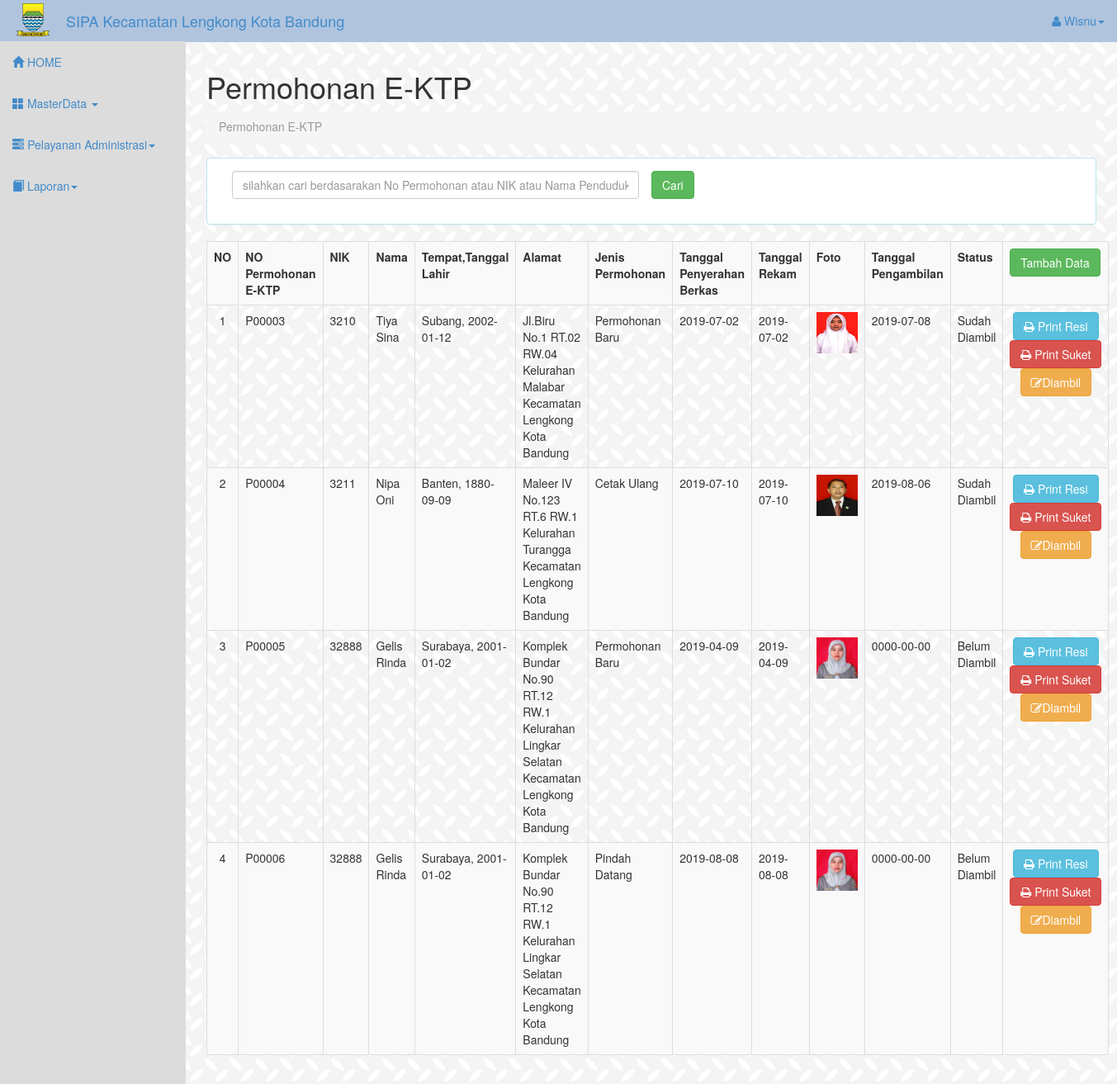
Page /tampil_ektp.php (signed in) on the committed database.
### tables this page shows
CREATE TABLE `tb_permohonanktp` (
  `no_permohonanKtp` varchar(10) NOT NULL,
  `nik` varchar(16) NOT NULL,
  `jenisPermohonan` varchar(30) NOT NULL,
  `tgl_penyerahanBerkas` date NOT NULL,
  `tglRekam` date NOT NULL,
  `tgl_pengambilan` date NOT NULL,
  `status` varchar(30) NOT NULL
);

CREATE TABLE `tb_penduduk` (
  `id_penduduk` int(11) NOT NULL,
  `nik` varchar(16) NOT NULL,
  `nama` varchar(50) NOT NULL,
  `tempatLahir` varchar(30) NOT NULL,
  `tanggalLahir` date NOT NULL,
  `jenisKelamin` varchar(15) NOT NULL,
  `alamat` varchar(50) NOT NULL,
  `rt` varchar(3) NOT NULL,
  `rw` varchar(3) NOT NULL,
  `kelurahan` varchar(30) NOT NULL,
  `agama` varchar(30) NOT NULL,
  `pendidikan` varchar(30) NOT NULL,
  `statusPerkawinan` varchar(30) NOT NULL,
  `pekerjaan` varchar(50) NOT NULL,
  `golDarah` varchar(2) NOT NULL,
  `nomorTlp` varchar(15) NOT NULL,
  `foto` varchar(200) NOT NULL
);

### tampil_ektp.php (the view, shortened to what this page needs)
<!DOCTYPE html>
<html lang="en">
  <head>
    <link href="assets/css/bootstrap.css" rel="stylesheet">
    <link href="assets/css/sb-admin.css" rel="stylesheet">
    <link rel="stylesheet" href="assets/font-awesome/css/font-awesome.min.css">
  </head>
<body>
 <div id="wrapper">
<?php
include"header.php";
?>
</div>
<div id="page-wrapper">
<div class="row" id="contentInput" >
          <div class="col-lg-12">
            <h1>Permohonan E-KTP</h1>
            <ol class="breadcrumb">
              <li class="active">Permohonan E-KTP</li>
            </ol>
          </div>
      </div>
       <div class="panel panel-info">
          <div class="panel-body">
          <form method="POST" action="" id="cariEKTP">
          <div class="form-group form-group-sm">
                <div class="form-group form-group-sm">
                    <div class="col-sm-6">
                    <input type="text" class="form-control" name="txtcari" id="txtcari" placeholder="silahkan cari berdasarakan No Permohonan atau NIK atau Nama Penduduk">
                </div>
                    <input type="submit" align="right" class="btn btn-success"  value="Cari" name="cari" id="cari">
                </div>
              </div>
</div>
 </div>
            <div class="table-responsive-sm">
              <table class="table table-bordered table-hover table-striped">
                <tr>
                  <th>NO</th>
                  <th>NO Permohonan E-KTP</th>
                  <th>NIK</th>
                  <th>Nama</th>
                  <th>Tempat,Tanggal Lahir</th>
                  <th>Alamat</th>
                  <th>Jenis Permohonan</th>
                  <th>Tanggal Penyerahan Berkas</th>
                  <th>Tanggal Rekam</th>
                  <th>Foto</th>
                  <th>Tanggal Pengambilan</th>
                  <th>Status</th>
                 <th><a href="ektp.php" type="button" align="right" class="btn btn-success">Tambah Data</a></th>
                </tr>
 <?php
     if(!ISSET($_POST['cari'])){
        $no= 1;
       $query="SELECT * FROM tb_permohonanKtp as p JOIN tb_penduduk as d ON p.nik=d.nik";
        $data=mysqli_query($koneksi,$query);
        if(mysqli_num_rows($data) > 0){
          while($row=mysqli_fetch_assoc($data)){
      ?>
                <tr>
                  <td align="center"><?php echo $no++; ?></td>
                  <td><?php echo $row['no_permohonanKtp']; ?></td>
                  <td><?php echo $row['nik']; ?></td>
                  <td><?php echo $row['nama']; ?></td>
                  <td><?php echo $row['tempatLahir'].", ".$row['tanggalLahir']; ?></td>
                  <td><?php echo $row['alamat']." RT.".$row['rt']." RW.".$row['rw']." Kelurahan ".$row['kelurahan']." Kecamatan Lengkong Kota Bandung"; ?></td>
                  <td><?php echo $row['jenisPermohonan']; ?></td>
                  <td><?php echo $row['tgl_penyerahanBerkas']; ?></td>
                  <td><?php echo $row['tglRekam']; ?></td>
                   <?php echo"<td><img src='assets/foto/penduduk/".$row['foto']."' width='50' height='50'></td>";?>
                    <td><?php echo $row['tgl_pengambilan']; ?></td>
                    <td><?php echo $row['status']; ?></td>
                   <td colspan="2" style="text-align: center;">
                    <a   href="print_ResiKtp.php?id=<?php echo $row['no_permohonanKtp'];?>" type="button" class="btn btn-info"><i class="fa fa-print"></i> Print Resi</a>
                    <a   href="print_SuketEktp.php?id=<?php echo $row['no_permohonanKtp'];?>" type="button" class="btn btn-danger"><i class="fa fa-print"></i> Print Suket</a>
                    <a   href="pengambilan_ktp.php?id=<?php echo $row['no_permohonanKtp'];?>" type="button" class="btn btn-warning"><i class="fa fa-edit"></i>Diambil</a>
                    </tr>
          <?php
          }
        }
      }
       ?>

### header.php (shortened to what this page needs)
<html lang="en">
  <head>
    <link href="assets/css/bootstrap.css" rel="stylesheet">
    <link href="assets/css/sb-admin.css" rel="stylesheet">
    <link rel="stylesheet" href="assets/font-awesome/css/font-awesome.min.css">
  </head>
  <body>
<?php
        if($_SESSION['level']=="admin"){
      ?>
    <div id="wrapper">
      <nav class="navbar  navbar-fixed-top" style="background-color:#B0C4DE;" role="navigation">
        <div class="navbar-header">
         <img src="assets/logo/logo.png"style="float:left; width:40px; height: 40px; margin: 4px 5px 4px 20px;">
          <a class="navbar-brand" href="">SIPA Kecamatan Lengkong Kota Bandung</a>
        </div>
        <div class="collapse navbar-collapse navbar-ex1-collapse">
          <ul class="nav navbar-nav side-nav" style="background-color:#DCDCDC">
            <li><a href="home.php"><span class="glyphicon glyphicon-home"></span> HOME</a></li>
             <li class="dropdown">
              <a href="#" class="dropdown-toggle" data-toggle="dropdown"><span class="glyphicon glyphicon-th-large"></span> MasterData <b class="caret"></b></a>
            </li>
            <li class="dropdown">
              <a href="#" class="dropdown-toggle" data-toggle="dropdown"><span class="glyphicon glyphicon-tasks"></span> Pelayanan Administrasi<b class="caret"></b></a>
            </li>
          <li class="dropdown">
              <a href="#" class="dropdown-toggle" data-toggle="dropdown"><span class="glyphicon glyphicon-book"></span> Laporan<b class="caret"></b></a>
            </li>
          </ul>
          <ul class="nav navbar-nav navbar-right navbar-user">
            <li class="dropdown user-dropdown">
              <a href="#" class="dropdown-toggle" data-toggle="dropdown"><i class="fa fa-user"></i> <?php echo $_SESSION['userid'];?><b class="caret"></b></a>
            </li>
          </ul>
        </div>
      </nav>
      <?php
    }else if($_SESSION['level']=="Bagian Pelayanan"){
      ?>
      <div id="wrapper">
      <nav class="navbar  navbar-fixed-top" style="background-color:#B0C4DE;" role="navigation">
        <div class="navbar-header">
          <button type="button" class="navbar-toggle" data-toggle="collapse" data-target=".navbar-ex1-collapse">
            <span class="sr-only">Toggle navigation</span>
            <span class="icon-bar"></span>
            <span class="icon-bar"></span>
            <span class="icon-bar"></span>
          </button>
          <span class="kotak"></span>
         <img src="assets/logo/logo.png"style="float:left; width:40px; height: 40px; margin: 4px 5px 4px 20px;">
          <a class="navbar-brand" href="">SIPA Kecamatan Lengkong Kota Bandung</a>
        </div>
        <div class="collapse navbar-collapse navbar-ex1-collapse">
          <ul class="nav navbar-nav side-nav" style="background-color:#DCDCDC">
            <li><a href="home.php"><span class="glyphicon glyphicon-home"></span> HOME</a></li>
             <li class="dropdown">
              <a href="#" class="dropdown-toggle" data-toggle="dropdown"><span class="glyphicon glyphicon-th-large"></span> MasterData <b class="caret"></b></a>
              <ul class="dropdown-menu">
                <li><a href="penduduk.php">Penduduk</a></li>
              </ul>
            </li>
            <li class="dropdown">
              <a href="#" class="dropdown-toggle" data-toggle="dropdown"><span class="glyphicon glyphicon-tasks"></span> Pelayanan Administrasi<b class="caret"></b></a>
              <ul class="dropdown-menu">
                <li><a href="tampil_ektp.php">Permohonan KTP</a></li>
                <li><a href="tampil_kk.php">Permohonan KK</a></li>
                <li><a href="tampil_sktmKesehatan.php">SKTM Kesehatan</a></li>
                <li><a href="tampil_sktmPendidikan.php">SKTM Pendidikan</a></li>
              </ul>
            </li>
          <li class="dropdown">
              <a href="#" class="dropdown-toggle" data-toggle="dropdown"><span class="glyphicon glyphicon-book"></span> Laporan<b class="caret"></b></a>
              <ul class="dropdown-menu">
                <li><a href="formlaporan_penduduk.php"> Laporan Penduduk</a></li>
                <li><a href="formlaporan_ktp.php"> Laporan Permohonan KTP</a></li>
                <li><a href="formlaporan_kk.php"> Laporan Permohonan KK</a></li>
                <li><a href="formlaporan_SktmPend.php"> Laporan SKTM Pendidkan</a></li>
                <li><a href="formlaporan_SktmKes.php"> Laporan SKTM Kesehatan</a></li>
              </ul>
            </li>
          </ul>
           </ul>
          <ul class="nav navbar-nav navbar-right navbar-user">
            <li class="dropdown user-dropdown">
              <a href="#" class="dropdown-toggle" data-toggle="dropdown"><i class="fa fa-user"></i> <?php echo $_SESSION['userid'];?><b class="caret"></b></a>
              <ul class="dropdown-menu">
                <li><a onclick="return confirm('Anda Yakin akan keluar?')" href="logout.php" type="button" class="btn btn-danger btn-xs"><i class="fa fa-power-off"></i> Log Out</a></li
              </ul>
            </li>
          </ul>
        </div>
      </nav>
     <?php
    }else if($_SESSION['level']=="Kasi Pelayanan"){
      ?>
      <div id="wrapper">
      <nav class="navbar  navbar-fixed-top" style="background-color:#B0C4DE;" role="navigation">
        <div class="navbar-header">
          <button type="button" class="navbar-toggle" data-toggle="collapse" data-target=".navbar-ex1-collapse">
            <span class="sr-only">Toggle navigation</span>
            <span class="icon-bar"></span>
            <span class="icon-bar"></span>
            <span class="icon-bar"></span>
          </button>
          <span class="kotak"></span>
         <img src="assets/logo/logo.png"style="float:left; width:40px; height: 40px; margin: 4px 5px 4px 20px;">
          <a class="navbar-brand" href="">SIPA Kecamatan Lengkong Kota Bandung</a>
        </div>
        <div class="collapse navbar-collapse navbar-ex1-collapse">
          <ul class="nav navbar-nav side-nav" style="background-color:#DCDCDC">
            <li><a href="home.php"><span class="glyphicon glyphicon-home"></span> HOME</a></li>
          <li class="dropdown">
              <a href="#" class="dropdown-toggle" data-toggle="dropdown"><span class="glyphicon glyphicon-book"></span> Laporan<b class="caret"></b></a>
              <ul class="dropdown-menu">
                <li><a href="formlaporan_penduduk.php"> Laporan Penduduk</a></li>
                <li><a href="formlaporan_ktp.php"> Laporan Permohonan KTP</a></li>
                <li><a href="formlaporan_kk.php"> Laporan Permohonan KK</a></li>
                <li><a href="formlaporan_SktmPend.php"> Laporan SKTM Pendidkan</a></li>
                <li><a href="formlaporan_SktmKes.php"> Laporan SKTM Kesehatan</a></li>
              </ul>
            </li>
          </ul>
           </ul>
          <ul class="nav navbar-nav navbar-right navbar-user">
            <li class="dropdown user-dropdown">
              <a href="#" class="dropdown-toggle" data-toggle="dropdown"><i class="fa fa-user"></i> <?php echo $_SESSION['userid'];?><b class="caret"></b></a>
              <ul class="dropdown-menu">
                <li><a onclick="return confirm('Anda Yakin akan keluar?')" href="logout.php" type="button" class="btn btn-danger btn-xs"><i class="fa fa-power-off"></i> Log Out</a></li
              </ul>
            </li>
          </ul>
        </div>
      </nav>
    <?php
  }
    ?>

### assets/css/sb-admin.css (style rules this page uses)
body { margin-top: 50px; }
#wrapper { padding-left: 0; }
#page-wrapper { width: 100%; padding: 5px 15px; }
@media (min-width:768px) { #wrapper { padding-left: 225px; background:url(assets/logo/pat13.png); } }
@media (min-width:768px) { #page-wrapper { padding: 15px 25px; } }
.side-nav { margin-left: -225px; left: 225px; width: 225px; position: fixed; top: 50px; height: 100%; border-radius: 0; border: none; background-color: transparent; overflow-y: auto; }
.side-nav>li>a { width: 225px; }
.navbar-collapse { padding-left: 15px !important; padding-right: 15px !important; }

### rows in the picture
tb_permohonanktp: no_permohonanKtp "P00003", tb_penduduk.nik "3210", tb_penduduk.nama "Tiya Sina", tb_penduduk.tempatLahir "Subang", tb_penduduk.tanggalLahir "2002-01-12", tb_penduduk.alamat "Jl.Biru No.1", tb_penduduk.rt "02", tb_penduduk.rw "04", tb_penduduk.kelurahan "Malabar", jenisPermohonan "Permohonan Baru", tgl_penyerahanBerkas "2019-07-02", tglRekam "2019-07-02", tb_penduduk.foto (picture), tgl_pengambilan "2019-07-08", status "Sudah Diambil"
tb_permohonanktp: no_permohonanKtp "P00004", tb_penduduk.nik "3211", tb_penduduk.nama "Nipa Oni", tb_penduduk.tempatLahir "Banten", tb_penduduk.tanggalLahir "1880-09-09", tb_penduduk.alamat "Maleer IV No.123", tb_penduduk.rt "6", tb_penduduk.rw "1", tb_penduduk.kelurahan "Turangga", jenisPermohonan "Cetak Ulang", tgl_penyerahanBerkas "2019-07-10", tglRekam "2019-07-10", tb_penduduk.foto (picture), tgl_pengambilan "2019-08-06", status "Sudah Diambil"
tb_permohonanktp: no_permohonanKtp "P00005", tb_penduduk.nik "32888", tb_penduduk.nama "Gelis Rinda", tb_penduduk.tempatLahir "Surabaya", tb_penduduk.tanggalLahir "2001-01-02", tb_penduduk.alamat "Komplek Bundar No.90", tb_penduduk.rt "12", tb_penduduk.rw "1", tb_penduduk.kelurahan "Lingkar Selatan", jenisPermohonan "Permohonan Baru", tgl_penyerahanBerkas "2019-04-09", tglRekam "2019-04-09", tb_penduduk.foto (picture), tgl_pengambilan "0000-00-00", status "Belum Diambil"
tb_permohonanktp: no_permohonanKtp "P00006", tb_penduduk.nik "32888", tb_penduduk.nama "Gelis Rinda", tb_penduduk.tempatLahir "Surabaya", tb_penduduk.tanggalLahir "2001-01-02", tb_penduduk.alamat "Komplek Bundar No.90", tb_penduduk.rt "12", tb_penduduk.rw "1", tb_penduduk.kelurahan "Lingkar Selatan", jenisPermohonan "Pindah Datang", tgl_penyerahanBerkas "2019-08-08", tglRekam "2019-08-08", tb_penduduk.foto (picture), tgl_pengambilan "0000-00-00", status "Belum Diambil"

### other values in the picture
$_SESSION['userid'] "Wisnu"
